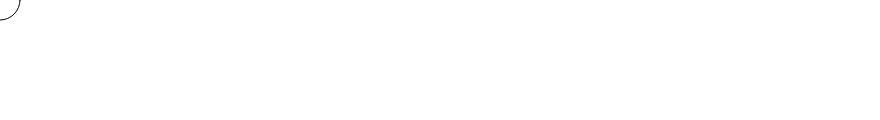
Frame 1 (no input)
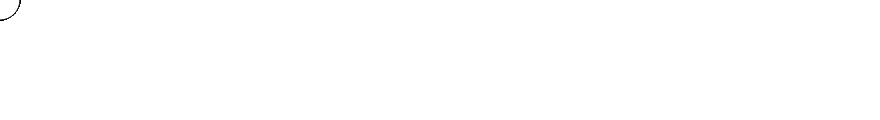
Frame 60 (no input)
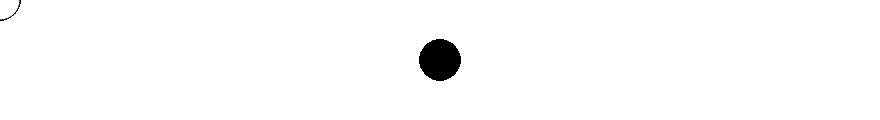
Frame 120 (the mouse pressed at the canvas centre since frame 60)

The p5.js sketch that drew these frames (run headless with seeded random() and noise() and a simulated clock; from frame 60 on, the mouse is pressed at the canvas centre):

// p5.js sketch
// ── sketch.js
function setup() {
  createCanvas(880, 120);
}

function draw() {
  if (mouseIsPressed) {
    fill(0);
  } else {
    fill(255);
  }
  ellipse(mouseX, mouseY, 40, 40);
}
